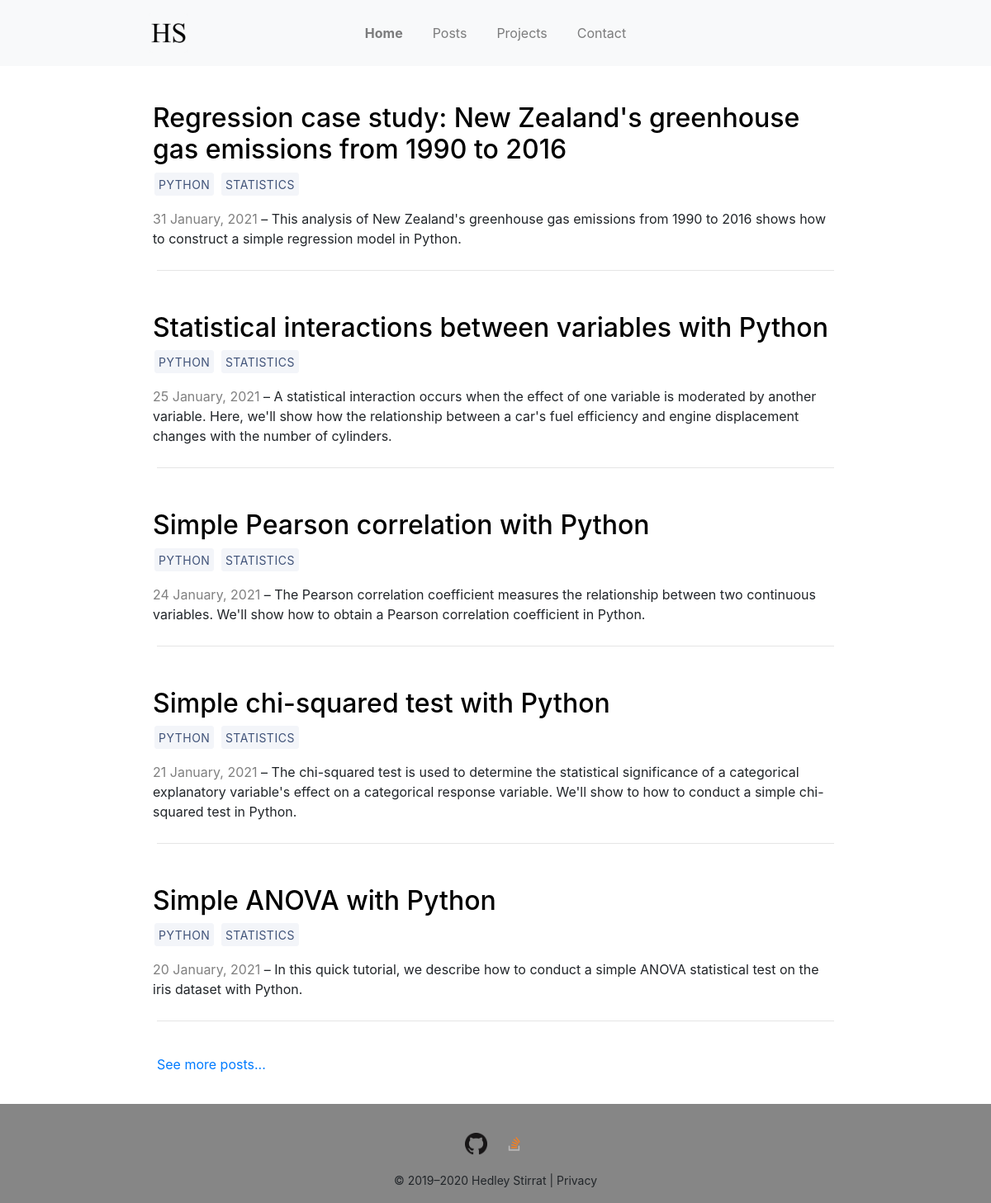
Before: / with the older database file.
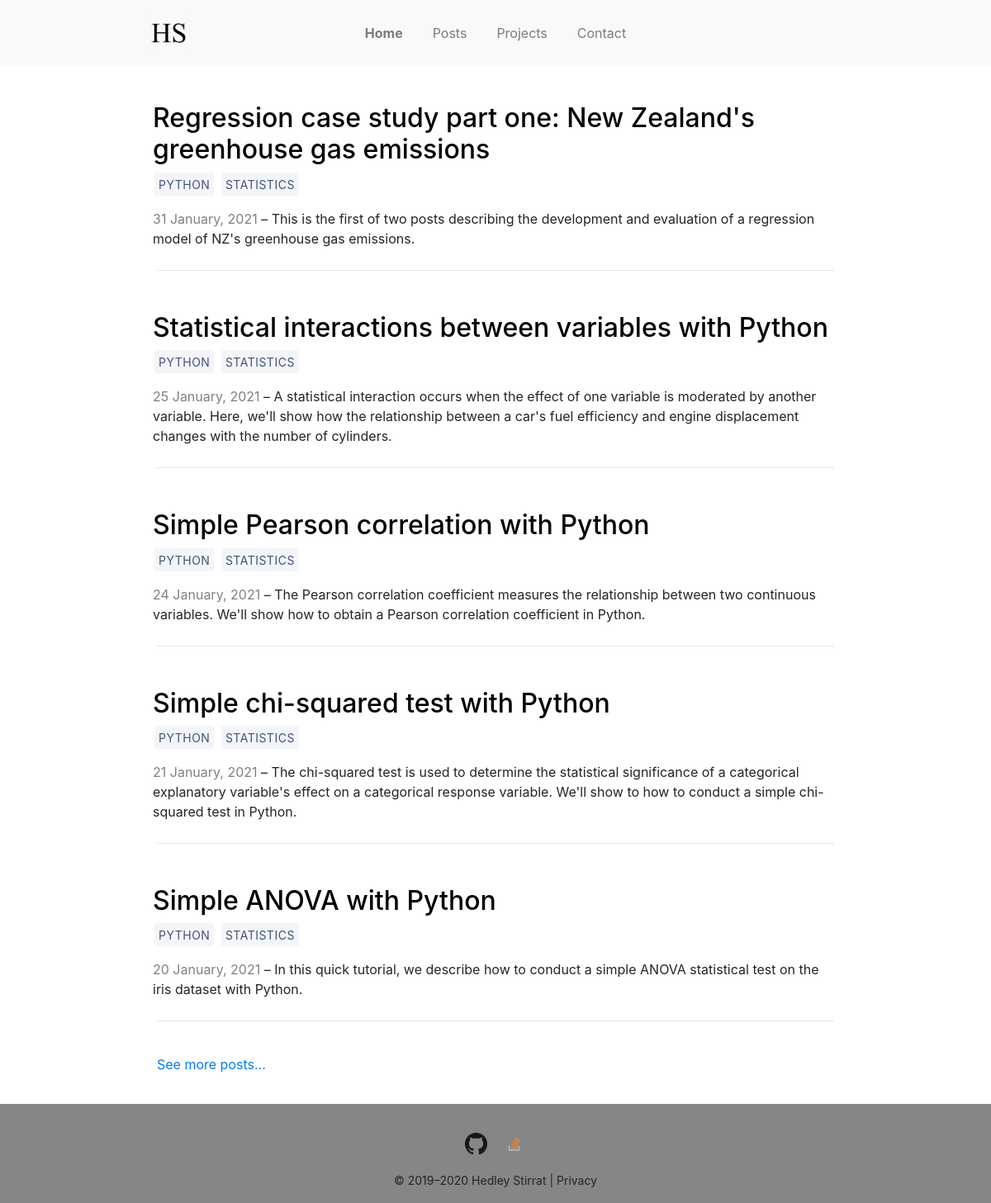
After: the same page with the newer database file.
### blog/models.py (models this page shows, shortened)
class BlogPost(models.Model):
    title = models.CharField(max_length=100)
    is_published = models.BooleanField(default=True)
    published_date = models.DateField()
    modified_date = models.DateField(null=True, blank=True)
    slug = models.SlugField(unique=True)
    tags = models.ManyToManyField('Tag', related_name='blog_posts')
    snippet = models.CharField('snippet', max_length=250)
    content = models.TextField()
    def get_absolute_url(self):
        return reverse('detail', kwargs = {'slug': self.slug})

class Tag(models.Model):
    name = models.CharField(max_length=20)

### blog/views.py (the view)
# urls.py: 2. Add a URL to urlpatterns:  path('', views.home, name='home')
def home(request):
    blog_posts = BlogPost.objects.filter(is_published=True).order_by('-published_date')[:5]
    context = {
        "blog_posts": blog_posts,
    }
    return render(request, 'home.html', context)

### blog/templates/home.html (shortened to what this page needs)
{% extends 'base.html' %}
{% load static %}
{% block content %}
    {% for post in blog_posts %}
        <div class="row">
            <div class="column snippet-text">
                <h2>
                    <a id='post-href' href="{{post.get_absolute_url}}"> {{ post.title|safe }} </a>
                </h2>
                <p>
                    {% for tag in post.tags.all %}
                        <a class="btn" href="{% url 'tag' tag.name %}">
                            {{ tag.name }}
                        </a>
                    {% endfor %}
                </p>
                <p style="color:gray; display:inline;">
                    {{ post.published_date|date:"j F, Y" }}
                </p>
                <p style="display:inline;">
                    &ndash; {{ post.snippet|safe }}
                </p>
            </div>
        </div>
        <hr>
        <br />
    {% endfor %}
    <p>
        {% url 'posts' as url %}
        <a href="{{ url }}">See more posts...</a>
    </p>
{% endblock %}

### blog/templates/base.html (shortened to what this page needs)
{% load static %}
<!doctype html>
<html lang="en">
<head>
    <link rel="stylesheet" href="https://stackpath.bootstrapcdn.com/bootstrap/4.3.1/css/bootstrap.min.css">
    <link rel="stylesheet" type="text/css" href="{% static 'style.css' %}">
</head>
<body style="overflow-x: hidden;">
    <div class="wrapper">
        <nav class="navbar navbar-expand-lg navbar-light bg-light">
            <a class="navbar-brand" style="margin-right:0", href="{% url 'home' %}">
                <img src="{% static 'images/favicon.ico' %}">
            </a>
            <div class="collapse navbar-collapse" id="main-navbar-links">
                <ul class="navbar-nav mx-auto text-md-center text-right">
                    <li class="nav-item">
                        {% url 'home' as url %}
                        <a class="nav-link" href="{{ url }}"{% if request.path == url %} style="font-weight:700;" {% endif %}>Home</a>
                    </li>
                    <li class="nav-item">
                        {% url 'posts' as url %}
                        <a class="nav-link" href="{{ url }}"{% if request.path == url %} style="font-weight:700;" {% endif %}>Posts</a>
                    </li>
                    <li class="nav-item">
                        {% url 'project-index' as url %}
                        <a class="nav-link" href="{{ url }}"{% if request.path == url %} style="font-weight:700;" {% endif %}>Projects</a>
                    </li>
                    <li class="nav-item">
                        {% url 'contact' as url %}
                        <a class="nav-link" href="{{ url }}"{% if request.path == url %} style="font-weight:700;" {% endif %}>Contact</a>
                    </li>
                </ul>
            </div>
        </nav>
        <div id="main">
            <br />
            {% block content %}
            {% endblock content %}
        </div>
        <footer style="background-color: #868686">
            <ul class="nav navbar-nav flex-row justify-content-md-center justify-content-center flex-nowrap" style="padding-top: 10px; padding-bottom: 10px;">
                <li class="nav-item">
                    <a href="https://github.com/heds1">
                        <img src="{% static "images/github.png" %}" style="width: 27px; height:27px" />
                    </a>
                </li>
                <li class="nav-item">
                    <a href="https://stackoverflow.com/users/7978445/heds1">
                        <img src="{% static "images/so.png" %}" style="width: 27px; height:27px" />
                    </a>
                </li>
            </ul>
            &copy; 2019&ndash;2020 Hedley Stirrat | <a id="privacy-tag" href="{% url 'privacy' %}">Privacy</a>
        </footer>
    </div>
</body>
</html>

### static/style.css (style rules this page uses)
#main { padding: 10px; margin-left: 5px; margin-right: 5px; min-height: calc(100vh - 80px - 130px) !important; max-width: 100vw; margin-bottom: 10px; overflow: hidden; }
.navbar { height: 80px; }
@media (min-width: 990px) { #main-navbar-links { padding-right: 48px; } }
@media (min-width: 1001px) and (max-width: 1200px) { #main { margin-left: 15%; margin-right: 15%; min-height: 100vh; } }
@media (min-width: 1001px) and (max-width: 1200px) { .navbar { padding-left: 15%; padding-right: 15%; } }
.snippet-text { padding: 10px; }
.row:after { content: ""; display: table; clear: both; }
#post-href { color:black; }
html { position: relative; min-height: 100%; }
footer { text-align: center; bottom: 0; width: 100%; padding-bottom: 15px; padding-top: 15px; font-size: 14px; background-color:#868686; height: 120px; }
#privacy-tag { color: #212529; }
li.nav-item { padding: 10px; }
a.btn { background-color: #f3f5f9; border: 1px solid #f3f5f9; border-radius: 3px; color: #405379; font-size: 14px; letter-spacing: .5px; margin: 0 2px; padding: 3px 4px 2px; text-transform: uppercase; white-space: nowrap; }
#main-navbar-links { background-color: #f8f9fa; }

Changed rows visible on the page:
changed BlogPost: title "Regression case study: New Zealand's greenhouse gas emissions from 1990 to 2016" → "Regression case study part one: New Zealand's greenhouse gas emissions"; snippet "This analysis of New Zealand's greenhouse gas emissions from 1990 to 2016 shows how to construct a simple regression model in Python." → "This is the first of two posts describing the development and evaluation of a regression model of NZ's greenhouse gas emissions."
